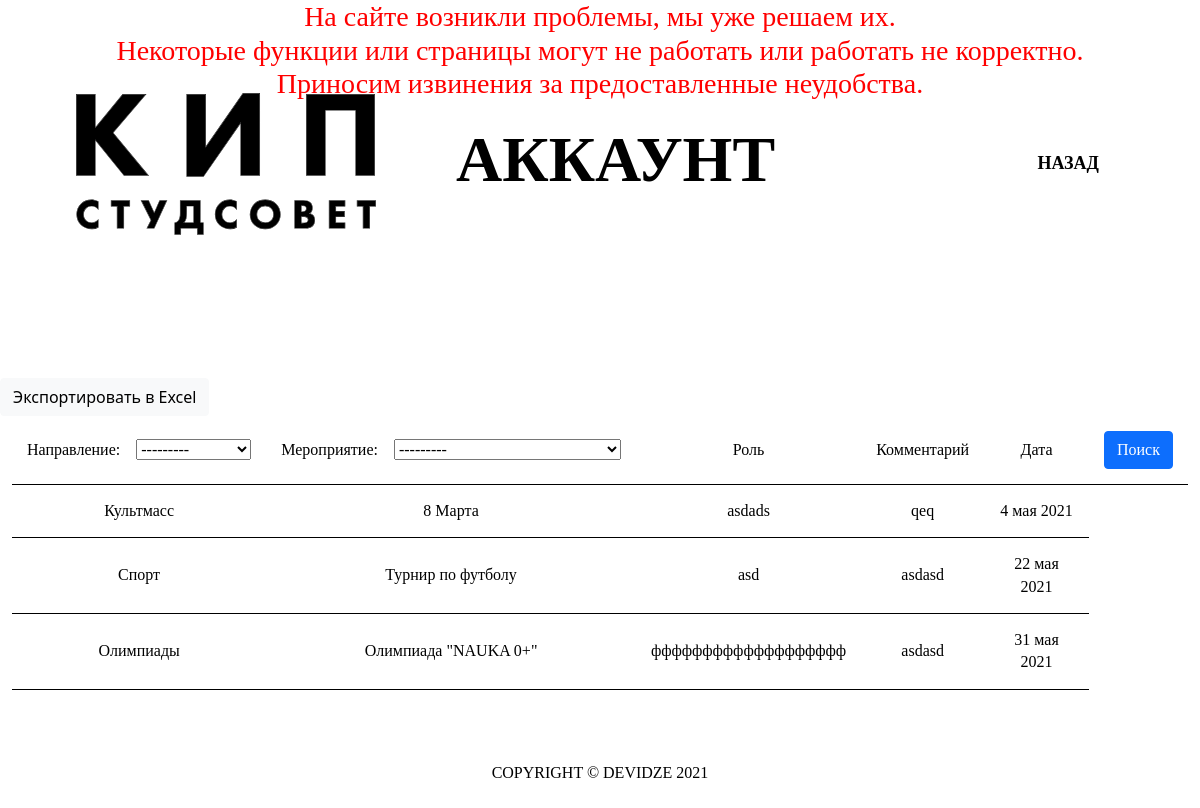
The app's page /user_table/5/ (signed in) with its own data.
### accounts/models.py (models this page shows, shortened)
class Event(models.Model):
    tags        = models.ForeignKey(Tag, null=True, on_delete=models.SET_NULL)
    name        = models.CharField(max_length=200, null=True)
    date        = models.DateField(null=True)
    def __str__(self):
        return self.name

class Tag(models.Model):
    name        = models.CharField(max_length=200, null=True)
    def __str__(self):
        return self.name

class Member(models.Model):
    user        = models.ForeignKey(Student, null=True, on_delete=models.SET_NULL)
    event       = models.ForeignKey(Event, null=True, on_delete=models.SET_NULL)
    role        = models.CharField(max_length=200, blank = True, null=True)
    comment     = models.CharField(max_length=200, blank = True, null=True)

### accounts/decorators.py (the view)
    def wrapper_func(request, *args, **kwargs):
        if request.user.is_authenticated:
            return view_func(request, *args, **kwargs)
        else:
            return redirect('main')

### accounts/views.py (called while the page is built)
@authenticated_user
def userTable(request, pk_test):
    events = Event.objects.all()
    members = Member.objects.filter(user__id = pk_test)
    myEventFilter = MemberEventFilter(request.GET, queryset = events)
    myMemberFilter = MemberFilter(request.GET, queryset = members)
    events = myEventFilter.qs
    members = myMemberFilter.qs
    context = {
        'events':events, 'members':members,
        'myEventFilter':myEventFilter, 'myMemberFilter':myMemberFilter
    }
    return render(request, 'accounts/auth/user/user_table.html', context)

### accounts/templates/accounts/auth/user/user_table.html (shortened to what this page needs)
{% extends 'accounts/auth/main_user.html' %}
{% load static %}
{% block content %}
<div class="container-fluid header-user">
    <section class="header row">
        <nav class="navbar navbar-expand-xl navbar-light">
            <div class="container-fluid header-navs">
                <a class="navbar-brand" href="{% url 'main' %}"><img class="header-logo" style="width: 300px;"
                        src="{% static '/images/logo.svg' %}" alt="logo"></a>
                <h1>
                    <div class="promo-header" style="margin-left: 10vh;">Аккаунт</div>
                </h1>
                <ul class="navbar-nav me-auto mb-2 mb-lg-0 nav-items">
                    <li class="nav-item">
                        <a class="nav-link" href="{% url 'main_user' %}">Назад</a>
                    </li>
                </ul>
            </div>
        </nav>
    </section>
</div>
</div>
<button class="btn btn-light" onclick="exportTableToExcel('tblData', 'Активность')">Экспортировать в Excel</button>
<div class="container-fluid" style="overflow-x:auto;">
    <table id="tblData">
        <form method="get">
            <tr>
                <th>Направление:&nbsp&nbsp&nbsp&nbsp{{myEventFilter.form.tags}}</th>
                <th>Мероприятие:&nbsp&nbsp&nbsp&nbsp{{myMemberFilter.form.event}}</th>
                <th>Роль</th>
                <th>Комментарий</th>
                <th>Дата</th>
                <th><button class="btn btn-primary" type="submit">Поиск</button></th>
            </tr>
        </form>
        {% for event in events %}
            {% for member in members %}
                {% if member.event == event %}
                    <tr>
                        <td>{{event.tags}}</td>
                        <td>{{event.name}}</td>
                        <td>{{member.role}}</td>
                        <td>{{member.comment}}</td>
                        <td>{{event.date}}</td>
                    </tr>
                {% endif %}
            {% endfor %}
        {% endfor %}
    </table>
</div>
<br>
<br>
<br>
{% endblock content %}

### static/css/styles.css (style rules this page uses)
body { min-width: 400px; }
li { text-align: right; }
table { width: 100%; }
th, td { padding: 15px; text-align: center; border-bottom: 1px black solid; }
@media all { .header { margin-bottom: 130px; } }
@media all { .header-logo { margin-left: 3.5vh; } }
@media all { .navbar-brand { margin: 0 0px; } }
@media all { .nav-item { margin-right: 75px; } }
@media (max-width: 3840px) { .nav-item { margin-right: 75px; } }
@media (max-width: 1440px) { .nav-item { margin-right: 45px; } }

### records on screen
Event: tags "Культмасс", name "8 Марта", date "4 мая 2021"
Member: role "asdads", comment "qeq"
Event: tags "Спорт", name "Турнир по футболу", date "22 мая 2021"
Member: role "asd", comment "asdasd"
Event: tags "Олимпиады", name "Олимпиада \"NAUKA 0+\"", date "31 мая 2021"
Member: role "ффффффффффффффффффф", comment "asdasd"
